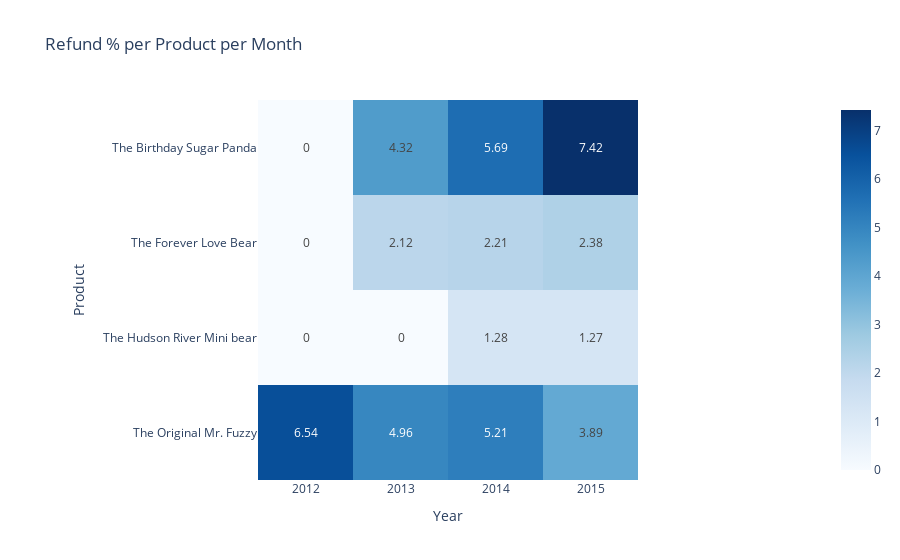

This figure's notebook cell:
### Markdown cell above
Refund % per product (per month: slider) heat map

### Code cell
df['month'] = df['created_at'].dt.to_period('Y').astype(str)
refunds['month'] = refunds['created_at'].dt.to_period('Y').astype(str)

total_pm = df.groupby(['product_name', 'month']).size().reset_index(name='total')
refund_pm = refunds.groupby(['product_name', 'month']).size().reset_index(name='refunds')

rate = total_pm.merge(refund_pm, on=['product_name', 'month'], how='left').fillna(0)
rate['refund_pct'] = (rate['refunds'] / rate['total'] * 100).round(2)


heat = rate.pivot(index='product_name', columns='month', values='refund_pct').fillna(0)
fig2 = px.imshow(
    heat,
    text_auto=True,  
    color_continuous_scale='Blues',
    title='Refund % per Product per Month'
)
fig2.update_layout(
    xaxis_title='Year',
    yaxis_title='Product'
)


fig2.show()

### Figure 1 — Plotly figure (JSON) as saved in the notebook; plotly's stock layout.template omitted (floating-point values rounded to 4 significant figures)
{"data": [{"coloraxis": "coloraxis", "hovertemplate": "month: %{x}<br>product_name: %{y}<br>color: %{z}<extra></extra>", "name": "0", "texttemplate": "%{z}", "type": "heatmap", "x": ["2012", "2013", "2014", "2015"], "xaxis": "x", "y": ["The Birthday Sugar Panda", "The Forever Love Bear", "The Hudson River Mini bear", "The Original Mr. Fuzzy"], "yaxis": "y", "z": [[0, 4.32, 5.69, 7.42], [0, 2.12, 2.21, 2.38], [0, 0, 1.28, 1.27], [6.54, 4.96, 5.21, 3.89]]}], "layout": {"coloraxis": {"colorscale": [[0, "rgb(247,251,255)"], [0.125, "rgb(222,235,247)"], [0.25, "rgb(198,219,239)"], [0.375, "rgb(158,202,225)"], [0.5, "rgb(107,174,214)"], [0.625, "rgb(66,146,198)"], [0.75, "rgb(33,113,181)"], [0.875, "rgb(8,81,156)"], [1, "rgb(8,48,107)"]]}, "title": {"text": "Refund % per Product per Month"}, "xaxis": {"anchor": "y", "constrain": "domain", "domain": [0, 1], "scaleanchor": "y", "title": {"text": "Year"}}, "yaxis": {"anchor": "x", "autorange": "reversed", "constrain": "domain", "domain": [0, 1], "title": {"text": "Product"}}}}
